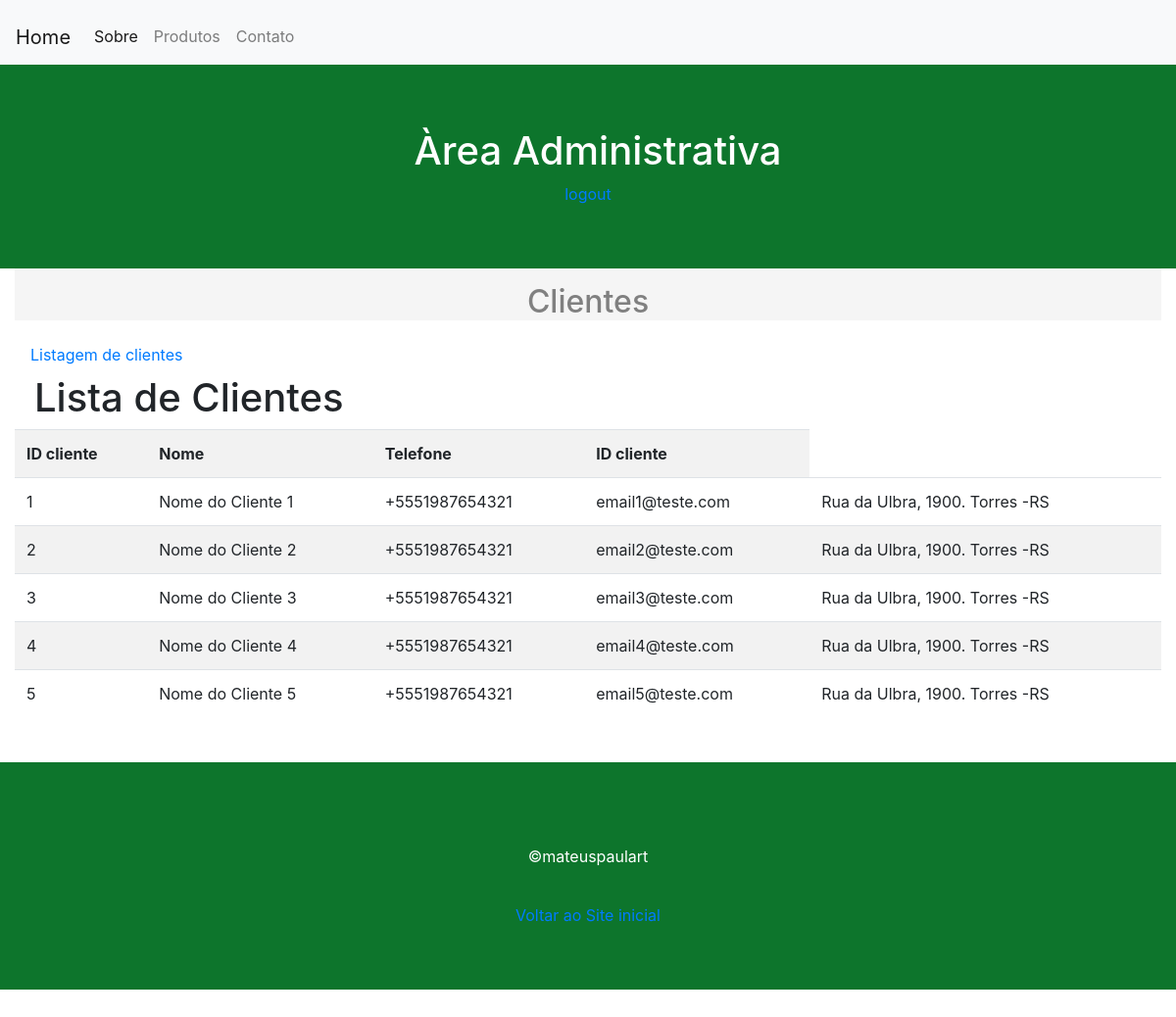
/adm/index.php?controller=clients&action=listClient (signed in), run on the app's committed database.
### tables this page shows
CREATE TABLE `clients` (
  `idClient` int(11) NOT NULL,
  `name` varchar(50) NOT NULL,
  `phone` varchar(50) NOT NULL,
  `email` varchar(50) NOT NULL,
  `address` varchar(50) NOT NULL
);

### adm/controllers/clients.php (called while the page is built)
<?php
class clientsController{
    public function listClient()
    {
        require_once('models/clientsModels.php');
        $client = new clientsModels();
        $client -> listClient();
        $client -> getConsult();
        $result = $client -> getConsult();
        $arrayClients = array();
        while ($line = $result -> fetch_assoc()) {
            array_push($arrayClients, $line);
        }
        require_once('views/templates/header.php');
        require_once('views/clients/listClient.php');
        require_once('views/templates/footer.php');
    }
}
?>

### adm/models/clientsModels.php (called while the page is built, shortened)
<?php
    class clientsModels{
        public function listClient()
        {
            $Oconn = new ConnectClass();
            $Oconn -> openConnect();
            $conn = $Oconn -> getConn();
            $sql = "SELECT * FROM clients";
            $this -> result = $conn -> query($sql);
        }
    }
?>

### adm/views/clients/listClient.php (the view)
<h1> Lista de Clientes</h1>
<table class="table table-striped">
    <tr>
        <th>ID cliente</th>
        <th>Nome</th>
        <th>Telefone</th>
        <th>ID cliente</th>
    </tr>
    <?php
    foreach ($arrayClients as $client) {
    ?>
        <tr>
            <td>
                <?=$client['idClient']?>
            </td>
            <td>
                <?=$client['name']?>
            </td>
            <td>
                <?=$client['phone']?>
            </td>
            <td>
                <?=$client['email']?>
            </td>
            <td>
                <?=$client['address']?>
            </td>
        </tr>
    <?php
    }
    ?>
</table>

### adm/assets/css/style.css (style rules this page uses)
body { margin: 0 auto; }
h1 { padding-left: 20px !important; }

### data on the page
clients: idClient "1", name "Nome do Cliente 1", phone "+5551987654321", email "email1@teste.com", address "Rua da Ulbra, 1900. Torres -RS"
clients: idClient "2", name "Nome do Cliente 2", phone "+5551987654321", email "email2@teste.com", address "Rua da Ulbra, 1900. Torres -RS"
clients: idClient "3", name "Nome do Cliente 3", phone "+5551987654321", email "email3@teste.com", address "Rua da Ulbra, 1900. Torres -RS"
clients: idClient "4", name "Nome do Cliente 4", phone "+5551987654321", email "email4@teste.com", address "Rua da Ulbra, 1900. Torres -RS"
clients: idClient "5", name "Nome do Cliente 5", phone "+5551987654321", email "email5@teste.com", address "Rua da Ulbra, 1900. Torres -RS"
